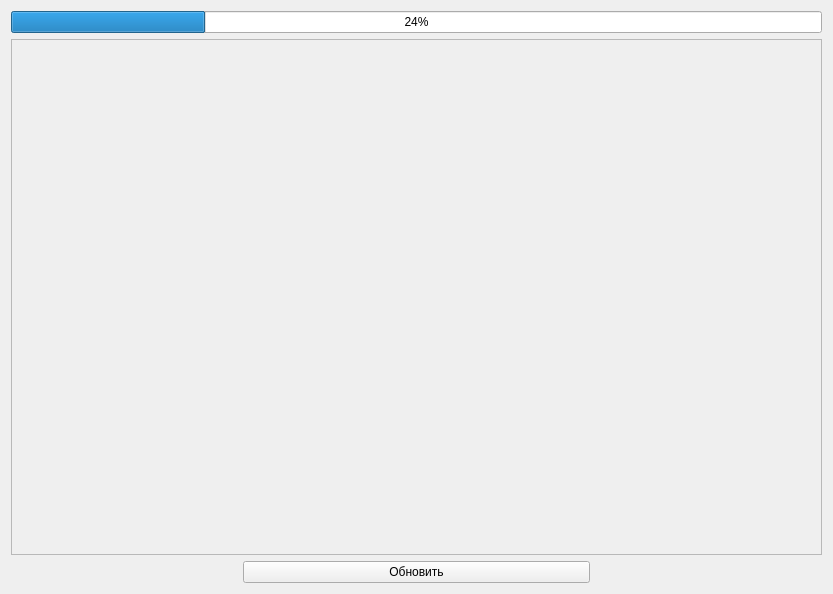
<?xml version="1.0" encoding="UTF-8"?>
<ui version="4.0">
 <class>ClosedOrdersViewModel</class>
 <widget class="QWidget" name="ClosedOrdersViewModel">
  <property name="geometry">
   <rect>
    <x>0</x>
    <y>0</y>
    <width>833</width>
    <height>594</height>
   </rect>
  </property>
  <property name="windowTitle">
   <string>Form</string>
  </property>
  <layout class="QGridLayout" name="gridLayout">
   <item row="0" column="0">
    <widget class="QProgressBar" name="progressBar">
     <property name="value">
      <number>24</number>
     </property>
    </widget>
   </item>
   <item row="1" column="0">
    <widget class="QScrollArea" name="scrollArea">
     <property name="widgetResizable">
      <bool>true</bool>
     </property>
     <widget class="QWidget" name="scrollAreaWidgetContents">
      <property name="geometry">
       <rect>
        <x>0</x>
        <y>0</y>
        <width>809</width>
        <height>497</height>
       </rect>
      </property>
      <property name="styleSheet">
       <string notr="true"/>
      </property>
      <layout class="QHBoxLayout" name="horizontalLayout">
       <item>
        <layout class="QVBoxLayout" name="verticalLayout"/>
       </item>
      </layout>
     </widget>
    </widget>
   </item>
   <item row="2" column="0">
    <layout class="QHBoxLayout" name="horizontalLayout_3" stretch="2,3,2">
     <item>
      <spacer name="horizontalSpacer_2">
       <property name="orientation">
        <enum>Qt::Orientation::Horizontal</enum>
       </property>
       <property name="sizeHint" stdset="0">
        <size>
         <width>40</width>
         <height>20</height>
        </size>
       </property>
      </spacer>
     </item>
     <item>
      <widget class="QPushButton" name="updateButton">
       <property name="text">
        <string>Обновить</string>
       </property>
      </widget>
     </item>
     <item>
      <spacer name="horizontalSpacer">
       <property name="orientation">
        <enum>Qt::Orientation::Horizontal</enum>
       </property>
       <property name="sizeHint" stdset="0">
        <size>
         <width>40</width>
         <height>20</height>
        </size>
       </property>
      </spacer>
     </item>
    </layout>
   </item>
  </layout>
 </widget>
 <resources/>
 <connections/>
</ui>
